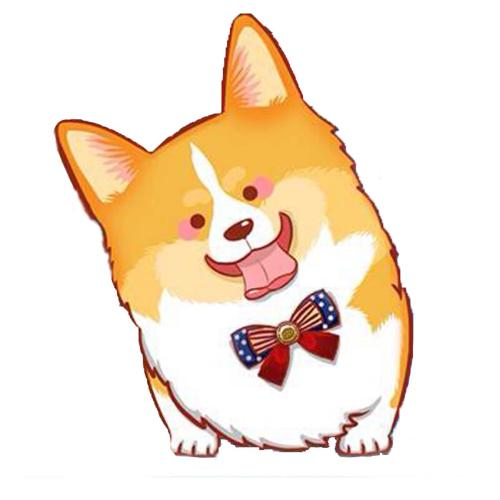
#> input picture python/plotExamples/dog.jpg, 500 x 500 px
$ python skimage_test.py   (older library calls are emulated)
#> lines starting #> are read from the running program, lines starting #| are printed output that depends on the picture; after the words box and inside, x2 and y2 are one past the last pixel; in counts of white or black regions, pixels touching at a corner belong together; long printed decimals are rounded
# -*- coding: utf-8 -*-
"""
Created on Fri Sep  7 15:52:49 2018
整理自：https://www.cnblogs.com/denny402/
@author: ldz
"""
# =============================================================================
'''
skimage包
标号  行号   内容
1    0043  	图片的打开、显示与保存
2    0067  	图像像素的访问与裁剪
3    0118  	图像数据类型及颜色空间转换
4    0147  	图像的批量处理
5    0200  	图像的形变与缩放
6    0255  	对比度与亮度调整
7    0320  	直方图与均衡化
8    0331  	图像简单滤波
9    0446  	图像自动阈值分割
10   0479 	基本图形的绘制
11   0542	基本形态学滤波
12   0628	高级滤波
13   0693	霍夫线变换
14   0754	霍夫圆和椭圆变换
15   0840	边缘与轮廓
16   0925	高级形态学处理
17   1010	骨架提取与分水岭算法
'''
# =============================================================================
from skimage import io,data,data_dir,color,transform,exposure
from skimage import filters,feature,draw,morphology,measure,segmentation
from skimage.morphology import disk
from skimage.filters import rank
import skimage.morphology as sm
import scipy.ndimage
#from skimage.viewer import ImageViewer
import matplotlib.pyplot as plt
import matplotlib.patches
from copy import deepcopy
import numpy as np
import skimage as ski
# =============================================================================
print('''一、图片的打开、显示与保存''')
# =============================================================================
img0=io.imread('dog.jpg',as_grey=True)
#> img0: shape (500, 500) float64; min 0.0141, max 1, mean 0.911
plt.figure('dog')
io.imshow(img0)
img=data.chelsea()
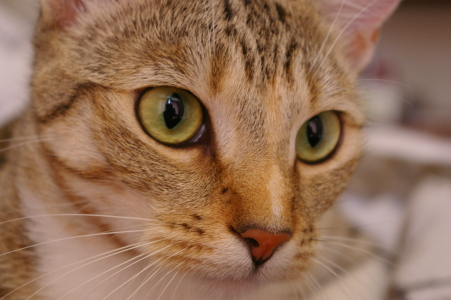
#> input picture skimage.data.chelsea(), 451 x 300 px
#> img is the input picture: shape (300, 451, 3); mean R, G, B 147.7, 111.4, 86.8
print('图片相关属性:')
print(data_dir)
print(type(img))     #显示类型
#| <class 'numpy.ndarray'>
print(img.shape)     #显示尺寸
#| (300, 451, 3)
print(img.shape[0])  #图片宽度
#| 300
print(img.shape[1])  #图片高度
#| 451
print(img.shape[2])  #图片通道数
#| 3
print(img.size)   #显示总像素个数
#| 405900
print(img.max())  #最大像素值
#| 231
print(img.min())  #最小像素值
#| 0
print(img.mean()) #像素平均值
#| 115.305
plt.figure('cat1')
io.imshow(img)
io.imsave('chelsea.jpg',img)
#viewer = ImageViewer(img)  #利用Qt工具来创建一块画布，从而在画布上绘制图像。
#plt.figure('cat2')
#viewer.show()
# =============================================================================
print('''二、图像像素的访问与裁剪''')
# =============================================================================
'''例1：输出小猫图片的G通道中的第20行30列的像素值'''
pixel=img[20,30,1]
#> pixel = 129
print('输出具体像素值：')
print(pixel)
#| 129
'''例2：显示红色单通道图片'''
R=img[:,:,0]
plt.figure('cat_R')
io.imshow(R)
'''例3：对小猫图片随机添加椒盐噪声'''
rows,cols,dims=img.shape
#> rows = 300; cols = 451; dims = 3
img_noise = deepcopy(img)
'''使用深拷贝，防止后面的img都受到椒盐噪声污染'''
for i in range(5000):
    x=np.random.randint(0,rows)
    y=np.random.randint(0,cols)
    img_noise[x,y,:]=255
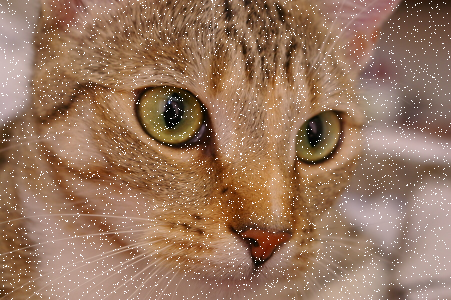
#> img_noise: shape (300, 451, 3); 3.61% of pixels changed, all inside (x1, y1, x2, y2) = (0, 0, 451, 300)
plt.figure('cat_Noise')
io.imshow(img_noise)
'''例4：对小猫图片进行裁剪'''
roi=img[80:180,100:200,:]
plt.figure('cat_roi')
io.imshow(roi)
'''对多个像素点进行操作，使用数组切片方式访问。切片方式返回的是以指定间隔下标访问该数组的像素值。
下面是有关灰度图像的一些例子:'''
#img[i,:] = im[j,:] # 将第 j 行的数值赋值给第 i 行
#img[:,i] = 100 # 将第 i 列的所有数值设为 100
#img[:100,:50].sum() # 计算前 100 行、前 50 列所有数值的和
#img[50:100,50:100] # 50~100 行，50~100 列（不包括第 100 行和第 100 列）
#img[i].mean() # 第 i 行所有数值的平均值
#img[:,-1] # 最后一列
#img[-2,:] (or im[-2]) # 倒数第二行
'''例5：将lena图片进行二值化，像素值大于128的变为1，否则变为0'''
img_gray=color.rgb2gray(img) # 转换结果为float64类型的数组，范围为[0,1]之间的灰度图
rows,cols=img_gray.shape
for i in range(rows):
    for j in range(cols):
        if (img_gray[i,j]<=0.5):
            img_gray[i,j]=0
        else:
            img_gray[i,j]=1
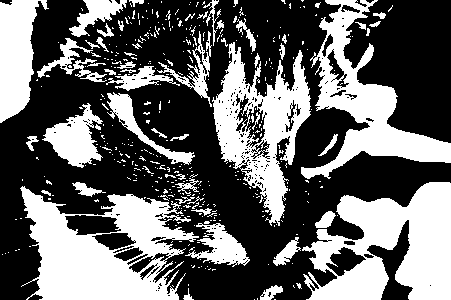
#> img_gray: shape (300, 451) float64; values 0 (black) and 1 (white), 39.6% white; 428 white regions (371 under 20 px), largest, box (x1, y1, x2, y2) and area: (20, 186, 199, 300) 11391, (302, 182, 451, 300) 10979, (301, 0, 451, 179) 7970
plt.figure('cat_binary')
io.imshow(img_gray)
'''例6:先对R通道的所有像素值进行判断
如果大于170，则将这个地方的像素值变为[0,255,0], 即G通道值为255，R和B通道值为0。'''
reddish = img[:, :, 0] >170
#> reddish: shape (300, 451) bool; 25% white; 486 white regions (446 under 20 px), largest, box (x1, y1, x2, y2) and area: (30, 196, 247, 300) 8887, (214, 44, 310, 223) 6477, (401, 187, 451, 282) 3331
img[reddish] = [0, 255, 0]
plt.figure('cat_ind')
io.imshow(img)
# =============================================================================
print('''三、图像数据类型及颜色空间转换''')
# =============================================================================
'''1、转化数据类型：如float转uint8'''
img2 = np.array([0, 0.5, 1], dtype=float)
print('读取图片的数据类型：')
print(img2.dtype.name)
dst=ski.img_as_ubyte(img2)
print(dst.dtype.name)
'''2、颜色空间及其转换：(各种xx2xx)
转换函数，表示将arr从fromspace颜色空间转换到tospace颜色空间'''
hsv=color.convert_colorspace(img,'RGB','HSV')
plt.figure('cat_hsv')
io.imshow(hsv)
'''3、根据标签值对图片进行着色:
skimage.color.label2rgb(arr)，将lena图片分成三类，然后用默认颜色对三类进行着色'''
gray=color.rgb2gray(img)
rows,cols=gray.shape
labels=np.zeros([rows,cols])
for i in range(rows):
    for j in range(cols):
        if(gray[i,j]<0.4):
            labels[i,j]=0
        elif(gray[i,j]<0.75):
            labels[i,j]=1
        else:
            labels[i,j]=2
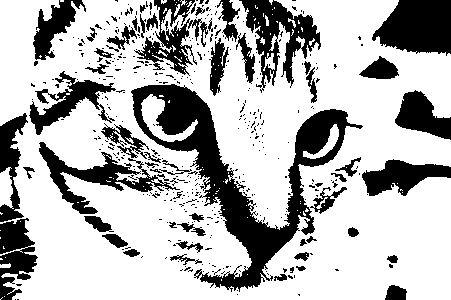
#> labels: shape (300, 451) float64; values 0 (black) and 1 (white), 71.1% white; 410 black regions (354 under 20 px), largest, box (x1, y1, x2, y2) and area: (131, 84, 363, 292) 11318, (372, 0, 451, 56) 3354, (239, 0, 321, 93) 2955
dst=color.label2rgb(labels)
io.imshow(dst)
# =============================================================================
print('''四、图像的批量处理''')
# =============================================================================
'''1、批量读取同一种格式的图片'''
str=data_dir + '/*.png'
coll = io.ImageCollection(str)
#> coll = 23 items
print('图片集合数目：')
print(len(coll))
#| 23
#显示结果为25, 说明系统自带了25张png的示例图片，这些图片都读取了出来，放在图片集合coll里。
#如果我们想显示其中一张图片，则可以在后加上一行代码：
plt.figure('batch')
io.imshow(coll[10])
plt.title('batch')
'''2、批量读取混合种格式的图片：使用冒号'''
str='*.jpg : *.png'
coll = io.ImageCollection(str)
print(len(coll))
'''3、批量转换为灰度图'''
def convert_gray(f):
    rgb=io.imread(f)
    return color.rgb2gray(rgb)
str=data_dir+'/*.jpg'
coll = io.ImageCollection(str,load_func=convert_gray)
#> coll = 3 items
plt.figure('batch_gray')
io.imshow(coll[1])
plt.title('batch_gray')
'''3、将myvideo.avi这个视频中每隔10帧的图片读取出来，放在图片集合中'''
# [7 lines of commented-out code are left out]
'''4、连接图片，构成一个维度更高的数组'''
# [4 lines of commented-out code are left out]
'''使用concatenate_images(ic)函数的前提是读取的这些图片尺寸必须一致，否则会出错。'''
#mat=io.concatenate_images(coll)
#print(mat.shape)  #连接后的数组尺寸
'''5、改变图片的大小，批量（循环）保存图片'''
def convert_gray(f):
     rgb=io.imread(f)    #依次读取rgb图片
     gray=color.rgb2gray(rgb)   #将rgb图片转换成灰度图
     dst=transform.resize(gray,(256,256))  #将灰度图片大小转换为256*256
     return dst
pics = data_dir+'/*.jpg'
path = './'
coll = io.ImageCollection(pics,load_func=convert_gray)
for i in range(len(coll)):
    io.imsave(path + np.str(i) + '.jpg',coll[i])  #循环保存图片
#> this loop made 3 passes
# =============================================================================
print('''五、图像的形变与缩放''')
# =============================================================================
'''1、改变图片尺寸resize'''
img = data.camera()
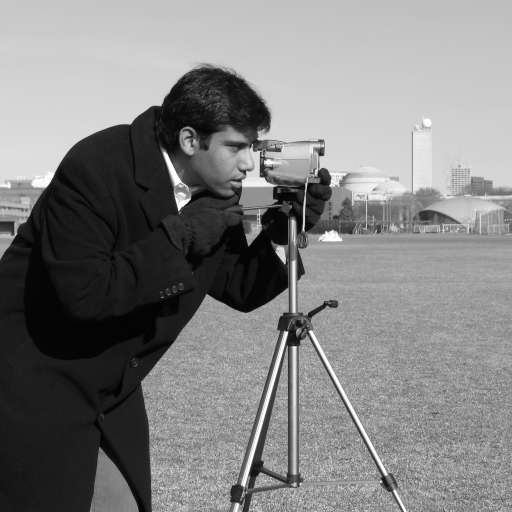
#> input picture skimage.data.camera(), 512 x 512 px
#> img is the input picture: shape (512, 512); min 0, max 255, mean 129.1
dst=transform.resize(img, (80, 60))
plt.figure('resize')
plt.subplot(121)
plt.title('before resize')
plt.imshow(img,plt.cm.gray)
plt.subplot(122)
plt.title('after resize')
plt.imshow(dst,plt.cm.gray)
plt.show()
'''2、按比例缩放rescale'''
print('按比例缩放rescale效果：')
print(img.shape)  #图片原始大小
#| (512, 512)
print(transform.rescale(img, 0.1).shape)  #缩小为原来图片大小的0.1倍
#| (51, 51)
print(transform.rescale(img, [0.5,0.25]).shape)  #缩小为原来图片行数一半，列数四分之一
#| (256, 128)
print(transform.rescale(img, 2).shape)   #放大为原来图片大小的2倍
#| (1024, 1024)
'''3、旋转rotate'''
print('旋转rotate效果：')
print(img.shape)  #图片原始大小
#| (512, 512)
img1=transform.rotate(img, 60) #旋转90度，不改变大小
print(img1.shape)
#| (512, 512)
img2=transform.rotate(img, 30,resize=True)  #旋转30度，同时改变大小
print(img2.shape)   #结果图片被放大了
#| (699, 699)
plt.figure('resize')
plt.subplot(121)
plt.title('rotate 60')
plt.imshow(img1,plt.cm.gray)
plt.subplot(122)
plt.title('rotate  30')
plt.imshow(img2,plt.cm.gray)
plt.show()
'''4、图像金字塔:
以多分辨率来解释图像的一种有效但概念简单的结构就是图像金字塔。
图像金字塔最初用于机器视觉和图像压缩，一幅图像的金字塔是一系列以金字塔形状排列的分辨率逐步降低的图像集合。
金字塔的底部是待处理图像的高分辨率表示，而顶部是低分辨率的近似。
当向金字塔的上层移动时，尺寸和分辨率就降低。'''
img = data.astronaut()  #载入宇航员图片
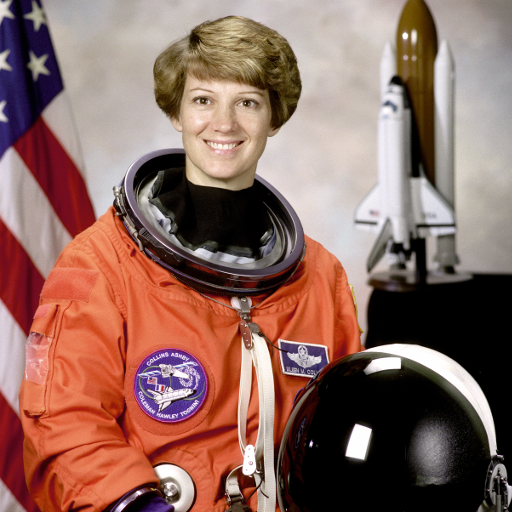
#> input picture skimage.data.astronaut(), 512 x 512 px
#> img is the input picture: shape (512, 512, 3); mean R, G, B 141.6, 105.8, 96.5
rows, cols, dim = img.shape  #获取图片的行数，列数和通道数
#> rows = 512; cols = 512; dim = 3
pyramid = tuple(transform.pyramid_gaussian(img, downscale=2))  #产生高斯金字塔图像
#> pyramid = 10 items
#共生成了log(512)=9幅金字塔图像，加上原始图像共10幅，pyramid[0]-pyramid[1]
composite_image = np.ones((rows, int(cols + cols/2), 3), dtype=np.double)  #生成背景
#> composite_image: shape (512, 768, 3) float64; every value is 1
composite_image[:rows, :cols, :] = pyramid[0]  #融合原始图像
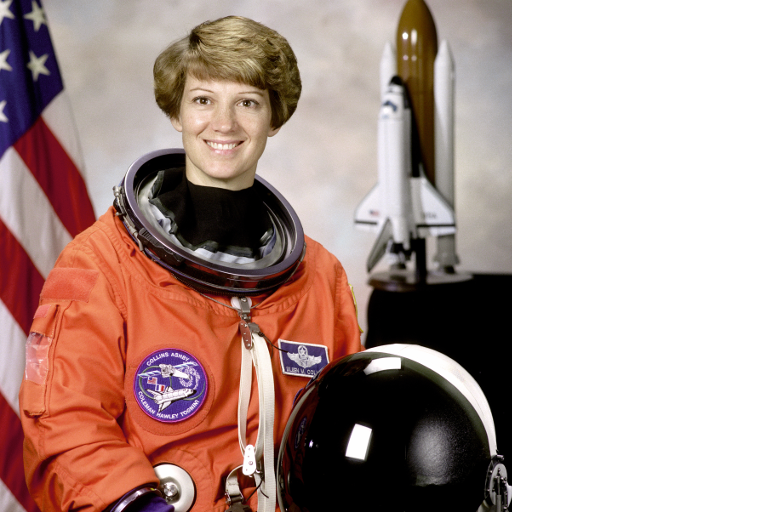
#> composite_image: shape (512, 768, 3) float64; mean of channels 0, 1, 2 0.703, 0.61, 0.586; drawn as R, G, B
i_row = 0
for p in pyramid[1:]:
    n_rows, n_cols = p.shape[:2]
#> (the run stopped early here; a loop or call above may not have finished)
